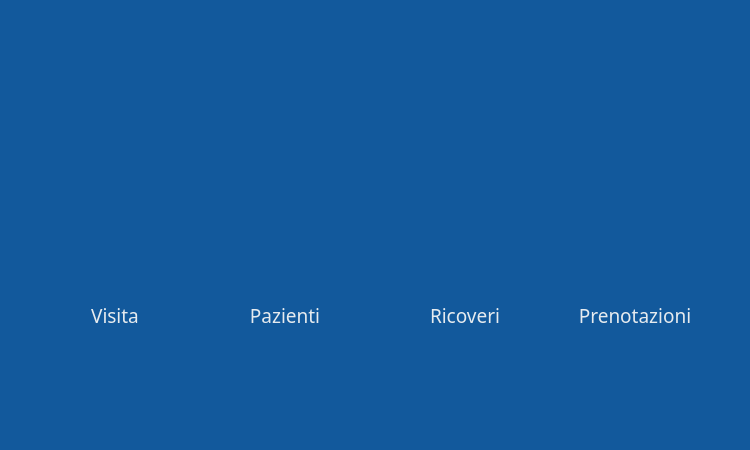
<?xml version="1.0" encoding="UTF-8"?>
<ui version="4.0">
 <class>ProntoSoccorso</class>
 <widget class="QWidget" name="ProntoSoccorso">
  <property name="geometry">
   <rect>
    <x>0</x>
    <y>0</y>
    <width>750</width>
    <height>450</height>
   </rect>
  </property>
  <property name="minimumSize">
   <size>
    <width>750</width>
    <height>450</height>
   </size>
  </property>
  <property name="maximumSize">
   <size>
    <width>750</width>
    <height>450</height>
   </size>
  </property>
  <property name="font">
   <font>
    <family>Montserrat</family>
   </font>
  </property>
  <property name="windowTitle">
   <string>Form</string>
  </property>
  <property name="styleSheet">
   <string notr="true">background-color: rgb(18, 89, 156);</string>
  </property>
  <widget class="QLabel" name="BackBlu">
   <property name="geometry">
    <rect>
     <x>0</x>
     <y>0</y>
     <width>750</width>
     <height>450</height>
    </rect>
   </property>
   <property name="whatsThis">
    <string>&lt;html&gt;&lt;head/&gt;&lt;body&gt;&lt;pre style=&quot;-qt-paragraph-type:empty; margin-top:0px; margin-bottom:0px; margin-left:0px; margin-right:0px; -qt-block-indent:0; text-indent:0px; font-family:'Courier New'; background-color:#2b2b2b;&quot;&gt;&lt;br/&gt;&lt;/pre&gt;&lt;/body&gt;&lt;/html&gt;</string>
   </property>
   <property name="styleSheet">
    <string notr="true"/>
   </property>
   <property name="text">
    <string/>
   </property>
   <property name="pixmap">
    <pixmap>MATERIALE/InterfacciaMedico/Livello 1 copia 4.png</pixmap>
   </property>
   <property name="scaledContents">
    <bool>true</bool>
   </property>
  </widget>
  <widget class="QLineEdit" name="lineEditUsername">
   <property name="geometry">
    <rect>
     <x>490</x>
     <y>170</y>
     <width>170</width>
     <height>30</height>
    </rect>
   </property>
   <property name="sizePolicy">
    <sizepolicy hsizetype="Fixed" vsizetype="Fixed">
     <horstretch>0</horstretch>
     <verstretch>0</verstretch>
    </sizepolicy>
   </property>
   <property name="font">
    <font>
     <family>Montserrat</family>
    </font>
   </property>
   <property name="styleSheet">
    <string notr="true">background-color: rgb(230, 235, 239);
border: 0px solid black;
border-radius: 6px;


                            

</string>
   </property>
   <property name="maxLength">
    <number>30</number>
   </property>
   <property name="frame">
    <bool>true</bool>
   </property>
   <property name="dragEnabled">
    <bool>false</bool>
   </property>
   <property name="readOnly">
    <bool>false</bool>
   </property>
   <property name="placeholderText">
    <string notr="true">Username</string>
   </property>
   <property name="clearButtonEnabled">
    <bool>true</bool>
   </property>
  </widget>
  <widget class="QLineEdit" name="lineEditPassword">
   <property name="geometry">
    <rect>
     <x>490</x>
     <y>210</y>
     <width>170</width>
     <height>30</height>
    </rect>
   </property>
   <property name="sizePolicy">
    <sizepolicy hsizetype="Fixed" vsizetype="Fixed">
     <horstretch>0</horstretch>
     <verstretch>0</verstretch>
    </sizepolicy>
   </property>
   <property name="font">
    <font>
     <family>Montserrat</family>
    </font>
   </property>
   <property name="styleSheet">
    <string notr="true">background-color: rgb(230, 235, 239);
border: 0px solid black;
border-radius: 6px;


  </string>
   </property>
   <property name="text">
    <string/>
   </property>
   <property name="echoMode">
    <enum>QLineEdit::Password</enum>
   </property>
   <property name="dragEnabled">
    <bool>false</bool>
   </property>
   <property name="readOnly">
    <bool>false</bool>
   </property>
   <property name="placeholderText">
    <string>Password</string>
   </property>
   <property name="clearButtonEnabled">
    <bool>true</bool>
   </property>
  </widget>
  <widget class="QPushButton" name="ButtonPrenotazioni">
   <property name="geometry">
    <rect>
     <x>560</x>
     <y>200</y>
     <width>150</width>
     <height>230</height>
    </rect>
   </property>
   <property name="font">
    <font>
     <family>Montserrat</family>
     <pointsize>14</pointsize>
     <weight>50</weight>
     <italic>false</italic>
     <bold>false</bold>
     <underline>false</underline>
     <strikeout>false</strikeout>
     <kerning>true</kerning>
    </font>
   </property>
   <property name="cursor">
    <cursorShape>PointingHandCursor</cursorShape>
   </property>
   <property name="mouseTracking">
    <bool>false</bool>
   </property>
   <property name="styleSheet">
    <string notr="true">background-color: rgb(18, 89, 156);
color: rgb(230, 235, 239);
border-radius: 15px;

               </string>
   </property>
   <property name="text">
    <string>Prenotazioni</string>
   </property>
   <property name="checkable">
    <bool>false</bool>
   </property>
   <property name="checked">
    <bool>false</bool>
   </property>
   <property name="autoDefault">
    <bool>false</bool>
   </property>
   <property name="default">
    <bool>false</bool>
   </property>
   <property name="flat">
    <bool>false</bool>
   </property>
  </widget>
  <widget class="QLabel" name="label">
   <property name="geometry">
    <rect>
     <x>520</x>
     <y>90</y>
     <width>110</width>
     <height>50</height>
    </rect>
   </property>
   <property name="styleSheet">
    <string notr="true">background-color: rgb(230, 235, 239);

color: rgb(18, 89, 156);
font: 75 30pt &quot;Montserrat&quot;;
</string>
   </property>
   <property name="text">
    <string>Login</string>
   </property>
  </widget>
  <widget class="QLabel" name="REF">
   <property name="geometry">
    <rect>
     <x>0</x>
     <y>0</y>
     <width>750</width>
     <height>450</height>
    </rect>
   </property>
   <property name="whatsThis">
    <string>&lt;html&gt;&lt;head/&gt;&lt;body&gt;&lt;pre style=&quot;-qt-paragraph-type:empty; margin-top:0px; margin-bottom:0px; margin-left:0px; margin-right:0px; -qt-block-indent:0; text-indent:0px; font-family:'Courier New'; background-color:#2b2b2b;&quot;&gt;&lt;br/&gt;&lt;/pre&gt;&lt;/body&gt;&lt;/html&gt;</string>
   </property>
   <property name="styleSheet">
    <string notr="true"/>
   </property>
   <property name="text">
    <string/>
   </property>
   <property name="pixmap">
    <pixmap>MATERIALE/InterfacciaMedico/02B_FRAME_INTERFACCIA_HOME_2.png</pixmap>
   </property>
   <property name="scaledContents">
    <bool>true</bool>
   </property>
  </widget>
  <widget class="QLabel" name="BackBianco">
   <property name="geometry">
    <rect>
     <x>0</x>
     <y>0</y>
     <width>750</width>
     <height>450</height>
    </rect>
   </property>
   <property name="whatsThis">
    <string>&lt;html&gt;&lt;head/&gt;&lt;body&gt;&lt;pre style=&quot;-qt-paragraph-type:empty; margin-top:0px; margin-bottom:0px; margin-left:0px; margin-right:0px; -qt-block-indent:0; text-indent:0px; font-family:'Courier New'; background-color:#2b2b2b;&quot;&gt;&lt;br/&gt;&lt;/pre&gt;&lt;/body&gt;&lt;/html&gt;</string>
   </property>
   <property name="styleSheet">
    <string notr="true"/>
   </property>
   <property name="text">
    <string/>
   </property>
   <property name="pixmap">
    <pixmap>MATERIALE/InterfacciaMedico/Livello 1 copia 6.png</pixmap>
   </property>
   <property name="scaledContents">
    <bool>true</bool>
   </property>
  </widget>
  <widget class="QPushButton" name="ButtonRicoveri">
   <property name="geometry">
    <rect>
     <x>390</x>
     <y>200</y>
     <width>150</width>
     <height>230</height>
    </rect>
   </property>
   <property name="font">
    <font>
     <family>Montserrat</family>
     <pointsize>14</pointsize>
     <weight>50</weight>
     <italic>false</italic>
     <bold>false</bold>
     <underline>false</underline>
     <strikeout>false</strikeout>
     <kerning>true</kerning>
    </font>
   </property>
   <property name="cursor">
    <cursorShape>PointingHandCursor</cursorShape>
   </property>
   <property name="mouseTracking">
    <bool>false</bool>
   </property>
   <property name="styleSheet">
    <string notr="true">background-color: rgb(18, 89, 156);
color: rgb(230, 235, 239);
border-radius: 15px;

               </string>
   </property>
   <property name="text">
    <string>Ricoveri</string>
   </property>
   <property name="checkable">
    <bool>false</bool>
   </property>
   <property name="checked">
    <bool>false</bool>
   </property>
   <property name="autoDefault">
    <bool>false</bool>
   </property>
   <property name="default">
    <bool>false</bool>
   </property>
   <property name="flat">
    <bool>false</bool>
   </property>
  </widget>
  <widget class="QPushButton" name="ButtonPazienti">
   <property name="geometry">
    <rect>
     <x>210</x>
     <y>200</y>
     <width>150</width>
     <height>230</height>
    </rect>
   </property>
   <property name="font">
    <font>
     <family>Montserrat</family>
     <pointsize>14</pointsize>
     <weight>50</weight>
     <italic>false</italic>
     <bold>false</bold>
     <underline>false</underline>
     <strikeout>false</strikeout>
     <kerning>true</kerning>
    </font>
   </property>
   <property name="cursor">
    <cursorShape>PointingHandCursor</cursorShape>
   </property>
   <property name="mouseTracking">
    <bool>false</bool>
   </property>
   <property name="styleSheet">
    <string notr="true">background-color: rgb(18, 89, 156);
color: rgb(230, 235, 239);
border-radius: 15px;

               </string>
   </property>
   <property name="text">
    <string>Pazienti</string>
   </property>
   <property name="checkable">
    <bool>false</bool>
   </property>
   <property name="checked">
    <bool>false</bool>
   </property>
   <property name="autoDefault">
    <bool>false</bool>
   </property>
   <property name="default">
    <bool>false</bool>
   </property>
   <property name="flat">
    <bool>false</bool>
   </property>
  </widget>
  <widget class="QPushButton" name="ButtonVisita">
   <property name="geometry">
    <rect>
     <x>40</x>
     <y>200</y>
     <width>150</width>
     <height>230</height>
    </rect>
   </property>
   <property name="font">
    <font>
     <family>Montserrat</family>
     <pointsize>14</pointsize>
     <weight>50</weight>
     <italic>false</italic>
     <bold>false</bold>
     <underline>false</underline>
     <strikeout>false</strikeout>
     <kerning>true</kerning>
    </font>
   </property>
   <property name="cursor">
    <cursorShape>PointingHandCursor</cursorShape>
   </property>
   <property name="mouseTracking">
    <bool>false</bool>
   </property>
   <property name="styleSheet">
    <string notr="true">background-color: rgb(18, 89, 156);
color: rgb(230, 235, 239);
border-radius: 15px;

               </string>
   </property>
   <property name="text">
    <string>Visita</string>
   </property>
   <property name="checkable">
    <bool>false</bool>
   </property>
   <property name="checked">
    <bool>false</bool>
   </property>
   <property name="autoDefault">
    <bool>false</bool>
   </property>
   <property name="default">
    <bool>false</bool>
   </property>
   <property name="flat">
    <bool>false</bool>
   </property>
  </widget>
  <widget class="QLabel" name="BuongiornoNome">
   <property name="geometry">
    <rect>
     <x>20</x>
     <y>20</y>
     <width>540</width>
     <height>25</height>
    </rect>
   </property>
   <property name="styleSheet">
    <string notr="true">background-color: rgb(18, 89, 156);</string>
   </property>
   <property name="text">
    <string/>
   </property>
  </widget>
  <widget class="QLabel" name="Ruolo">
   <property name="geometry">
    <rect>
     <x>20</x>
     <y>50</y>
     <width>180</width>
     <height>15</height>
    </rect>
   </property>
   <property name="styleSheet">
    <string notr="true">background-color: rgb(18, 89, 156);</string>
   </property>
   <property name="text">
    <string/>
   </property>
  </widget>
  <zorder>BackBianco</zorder>
  <zorder>BackBlu</zorder>
  <zorder>lineEditUsername</zorder>
  <zorder>lineEditPassword</zorder>
  <zorder>label</zorder>
  <zorder>REF</zorder>
  <zorder>ButtonPrenotazioni</zorder>
  <zorder>ButtonRicoveri</zorder>
  <zorder>ButtonPazienti</zorder>
  <zorder>ButtonVisita</zorder>
  <zorder>BuongiornoNome</zorder>
  <zorder>Ruolo</zorder>
 </widget>
 <resources/>
 <connections/>
</ui>
